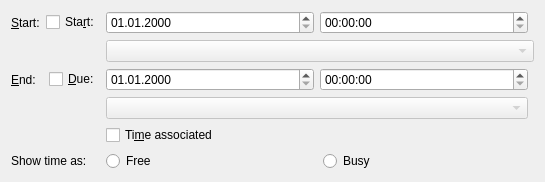
<?xml version="1.0" encoding="UTF-8"?>
<ui version="4.0">
 <class>IncidenceDateTimeEditor</class>
 <widget class="QWidget" name="IncidenceDateTimeEditor">
  <property name="geometry">
   <rect>
    <x>0</x>
    <y>0</y>
    <width>545</width>
    <height>174</height>
   </rect>
  </property>
  <layout class="QGridLayout" name="gridLayout">
   <item row="1" column="0" colspan="2">
    <layout class="QHBoxLayout" name="horizontalLayout_7">
     <item>
      <widget class="QLabel" name="mStartLabel">
       <property name="sizePolicy">
        <sizepolicy hsizetype="Minimum" vsizetype="Preferred">
         <horstretch>0</horstretch>
         <verstretch>0</verstretch>
        </sizepolicy>
       </property>
       <property name="text">
        <string>&amp;Start:</string>
       </property>
       <property name="buddy">
        <cstring>mStartDateEdit</cstring>
       </property>
      </widget>
     </item>
     <item>
      <widget class="QCheckBox" name="mStartCheck">
       <property name="whatsThis">
        <string>Sets the start date for this to-do</string>
       </property>
       <property name="text">
        <string extracomment="@option:check to-do start datetime">Sta&amp;rt:</string>
       </property>
      </widget>
     </item>
    </layout>
   </item>
   <item row="1" column="2">
    <widget class="QDateEdit" name="mStartDateEdit">
     <property name="displayFormat">
      <string>MM.dd.yyyy</string>
     </property>
    </widget>
   </item>
   <item row="1" column="3">
    <widget class="QTimeEdit" name="mStartTimeEdit">
     <property name="sizePolicy">
      <sizepolicy hsizetype="MinimumExpanding" vsizetype="Fixed">
       <horstretch>0</horstretch>
       <verstretch>0</verstretch>
      </sizepolicy>
     </property>
    </widget>
   </item>
   <item row="3" column="0" colspan="2">
    <layout class="QHBoxLayout" name="horizontalLayout_8">
     <item>
      <widget class="QLabel" name="mEndLabel">
       <property name="sizePolicy">
        <sizepolicy hsizetype="Minimum" vsizetype="Preferred">
         <horstretch>0</horstretch>
         <verstretch>0</verstretch>
        </sizepolicy>
       </property>
       <property name="text">
        <string>&amp;End:</string>
       </property>
       <property name="buddy">
        <cstring>mEndDateEdit</cstring>
       </property>
      </widget>
     </item>
     <item>
      <widget class="QCheckBox" name="mEndCheck">
       <property name="whatsThis">
        <string>Sets the due date for this to-do.</string>
       </property>
       <property name="text">
        <string extracomment="to-do due datetime">&amp;Due:</string>
       </property>
      </widget>
     </item>
    </layout>
   </item>
   <item row="3" column="2">
    <widget class="QDateEdit" name="mEndDateEdit">
     <property name="sizePolicy">
      <sizepolicy hsizetype="MinimumExpanding" vsizetype="Fixed">
       <horstretch>0</horstretch>
       <verstretch>0</verstretch>
      </sizepolicy>
     </property>
     <property name="displayFormat">
      <string>MM.dd.yyyy</string>
     </property>
    </widget>
   </item>
   <item row="3" column="3">
    <widget class="QTimeEdit" name="mEndTimeEdit">
     <property name="sizePolicy">
      <sizepolicy hsizetype="MinimumExpanding" vsizetype="Fixed">
       <horstretch>0</horstretch>
       <verstretch>0</verstretch>
      </sizepolicy>
     </property>
    </widget>
   </item>
   <item row="7" column="0">
    <widget class="QLabel" name="mFreeBusyLabel">
     <property name="sizePolicy">
      <sizepolicy hsizetype="Fixed" vsizetype="Preferred">
       <horstretch>0</horstretch>
       <verstretch>0</verstretch>
      </sizepolicy>
     </property>
     <property name="text">
      <string>Show time as:</string>
     </property>
    </widget>
   </item>
   <item row="7" column="2" colspan="3">
    <layout class="QHBoxLayout" name="horizontalLayout">
     <item>
      <widget class="QRadioButton" name="mFreeRadio">
       <property name="text">
        <string>Free</string>
       </property>
      </widget>
     </item>
     <item>
      <widget class="QRadioButton" name="mBusyRadio">
       <property name="text">
        <string>Busy</string>
       </property>
      </widget>
     </item>
    </layout>
   </item>
   <item row="2" column="2" colspan="3">
    <widget class="KPIM::KTimeZoneComboBox" name="mTimeZoneComboStart">
     <property name="enabled">
      <bool>false</bool>
     </property>
     <property name="sizePolicy">
      <sizepolicy hsizetype="MinimumExpanding" vsizetype="Fixed">
       <horstretch>0</horstretch>
       <verstretch>0</verstretch>
      </sizepolicy>
     </property>
     <property name="whatsThis">
      <string extracomment="@info:whatsthis">Select the timezone for this event. It will also affect recurrences</string>
     </property>
    </widget>
   </item>
   <item row="5" column="2">
    <widget class="QCheckBox" name="mHasTimeCheck">
     <property name="whatsThis">
      <string>Set if this to-do's start and due dates have times associated with them.</string>
     </property>
     <property name="text">
      <string>Ti&amp;me associated</string>
     </property>
    </widget>
   </item>
   <item row="4" column="2" colspan="2">
    <widget class="KPIM::KTimeZoneComboBox" name="mTimeZoneComboEnd">
     <property name="enabled">
      <bool>false</bool>
     </property>
     <property name="sizePolicy">
      <sizepolicy hsizetype="MinimumExpanding" vsizetype="Fixed">
       <horstretch>0</horstretch>
       <verstretch>0</verstretch>
      </sizepolicy>
     </property>
     <property name="whatsThis">
      <string extracomment="@info:whatsthis">Select the timezone for this event. It will also affect recurrences</string>
     </property>
    </widget>
   </item>
  </layout>
 </widget>
 <customwidgets>
  <customwidget>
   <class>KPIM::KTimeZoneComboBox</class>
   <extends>KComboBox</extends>
   <header>libkdepim/ktimezonecombobox.h</header>
  </customwidget>
  <customwidget>
   <class>KComboBox</class>
   <extends>QComboBox</extends>
   <header>kcombobox.h</header>
  </customwidget>
 </customwidgets>
 <resources/>
 <connections/>
</ui>
